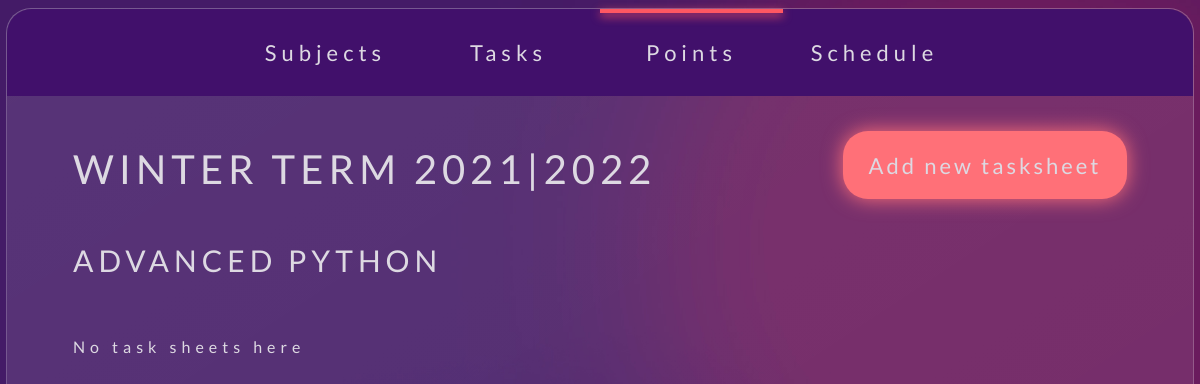
/points/Advanced Python, run on the app's committed database.
### tracker/models.py (models this page shows, shortened)
class Term(db.Model):
    number = db.Column(db.Integer, primary_key=True)
    start_year = db.Column(db.Integer, nullable=False)
    end_year = db.Column(db.Integer, nullable=False)
    season = db.Column(db.String(6), nullable=False)
    subjects = db.relationship("Subject", backref="term", lazy=True)
    def __repr__(self):
        return f"{self.season} term {self.start_year}|{self.end_year}"

class Subject(db.Model):
    name = db.Column(db.String(50), primary_key=True)
    max_points = db.Column(db.Integer, nullable=False)
    term_number = db.Column(db.Integer, db.ForeignKey("term.number"), nullable=False)
    grade_rates = db.relationship("Rates", backref="subject", lazy=True)
    pass_req = db.relationship("PassRequirements", backref="subject", lazy=True)
    tasksheets = db.relationship("TaskSheet", backref="subject", lazy=True)
    schedule = db.relationship("Schedule", backref="subject", lazy=True)

### tracker/routes/points.py (the view)
@app.route("/points/<subject_name>")
def points_for_subject(subject_name):
    print(subject_name)
    subject = Subject.query.filter_by(name=subject_name).first()
    tasksheets = TaskSheet.query.order_by(TaskSheet.number).filter_by(subject_name=subject_name).all()
    print(tasksheets)
    term = Term.query.filter_by(number=subject.term_number).first()
    return render_template("points.html", subject_name=subject.name, tasksheets=tasksheets, term=term, selected="points", add_new="tasksheet")

### tracker/templates/points.html (shortened to what this page needs)
{% extends "base_with_subject_selector.html" %}
{% block stylesheets %}
{{ super() }}
<link type="text/css" rel="stylesheet" href="{{ url_for('static', filename='stylesheets/points.css') }}">
{% endblock %}
{% block content %}
{% if subject_name %}
    {% if tasksheets %}
    {% for sheet in tasksheets %}
    <div class="tile small-tile points-tile" data-tasksheet-number = {{sheet.number}}>
        <p>Task sheet {{sheet.number}}</p>
        <p>{{sheet.points}}/{{sheet.max_points}}</p>
        <div class="line-container" data-percent="{{sheet.points * 100 / sheet.max_points}}">
            <div class="violet-scale-line"></div>
            <div class="yellow-scale-line"></div>
        </div>
    </div>
    {% endfor %}
    {% else %}
    <div class="placeholder-container">
        <p>No task sheets here</p>
    </div>
    {% endif %}
{% else %}
<div class="placeholder-container">
    <p>No subjects here</p>
</div>
{% endif %}
{% endblock %}

### tracker/templates/base_with_subject_selector.html (shortened to what this page needs)
{% extends "base_with_term_selector.html" %}
{% block stylesheets %}
{{ super() }}
<link type="text/css" rel="stylesheet" href="{{ url_for('static', filename='stylesheets/subject_selector.css') }}">
{% endblock %}
{% block term_selector %}
{{ super() }}
{% endblock %}}
{% block add_new_button %}
{{ super() }}
{% endblock %}
{% block subject_selector %}
{% if subject_name %}
<div class="subject-selector-container pointer" data-subject-name="{{subject_name}}">
    <p id="subject-header">{{subject_name}}</p>
</div>
{% endif %}
{% endblock %}

### tracker/templates/base_with_term_selector.html (shortened to what this page needs)
{% extends "base.html" %}
{% block stylesheets %}
<link type="text/css" rel="stylesheet" href="{{ url_for('static', filename='stylesheets/term_selector.css') }}">
{% endblock %}
{% block term_selector %}
<div class="term-selector-container pointer" data-term-number="{{term.number}}">
    <p id="term-header">{{term|string}}</p>
</div>
{% endblock %}
{% block add_new_button %}
<button data-add-new="{{add_new}}" class="orange-button add-new-button pointer">Add new {{add_new}}</button>
{% endblock %}

### tracker/static/stylesheets/base.css (style rules this page uses)
* { box-sizing: border-box; -webkit-box-sizing: border-box; -moz-box-sizing: border-box; font-family: "Lato", sans-serif; letter-spacing: 5px; font-weight: 400; margin: 0; padding: 0; color: #ddd9e2; }
html, .main-body-container { width: 100%; height: 100%; }
body { background-image: url("../images/background.jpg"); background-size: cover; height: 100%; }
::placeholder { color: #ddd9e2; font-size: 22px; letter-spacing: 2px; }
.orange-button { width: 284px; height: 68px; background-color: #FF7078; border: none; border-radius: 25px; font-size: 22px; letter-spacing: 3px; box-shadow: 0 0 20px #FF7078; }
.placeholder-container { height: 100%; width: 100%; grid-column: span 2; }
.add-new-button, #edit-schedule-button { top: 122px; position: absolute; right: 66px; }

### tracker/static/stylesheets/term_selector.css (style rules this page uses)
.term-selector-container { top: 136px; left: 66px; text-transform: uppercase; font-size: 40px; position: absolute; }

### tracker/static/stylesheets/subject_selector.css (style rules this page uses)
.subject-selector-container { position: absolute; top: 233px; left: 66px; font-size: 30px; text-transform: uppercase; }

### data on the page
Term: season+start_year+end_year "WINTER TERM 2021|2022"
Subject: name "ADVANCED PYTHON"

### other printed values
{{ add_new }} "tasksheet"
